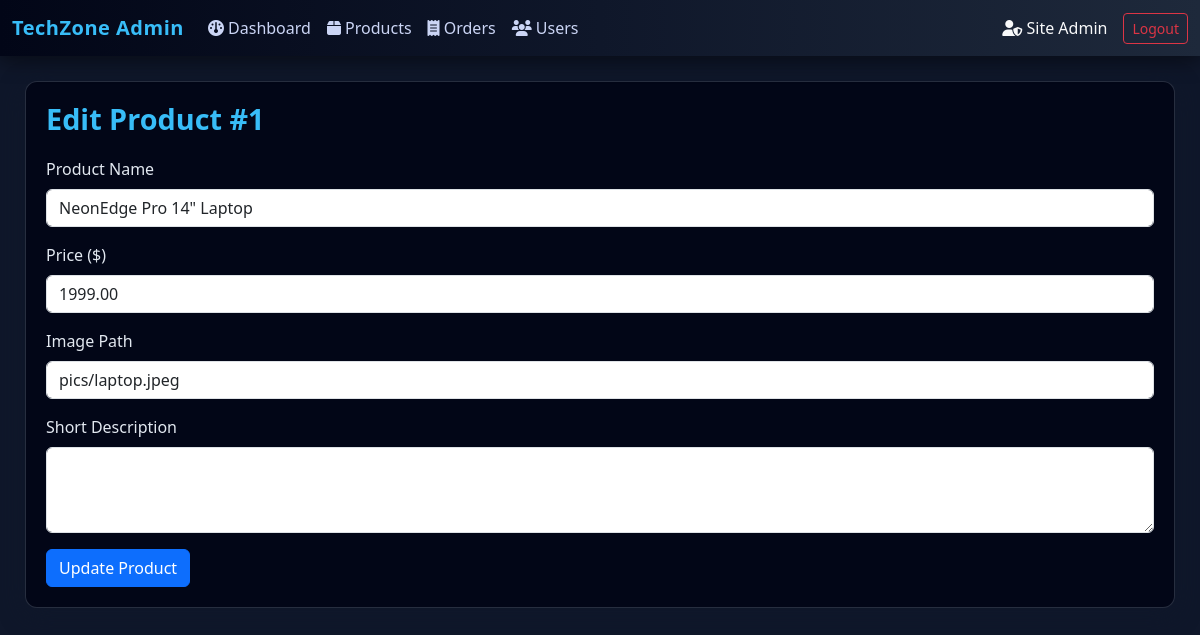
The app's page /admin/product_edit.php?id=1 (signed in) with its own data.
### tables this page shows
CREATE TABLE `products` (
  `id` int(11) NOT NULL,
  `name` varchar(255) NOT NULL,
  `price` decimal(10,2) NOT NULL,
  `short_description` text DEFAULT NULL,
  `image` varchar(255) NOT NULL,
  `description` text NOT NULL,
  `features` text DEFAULT NULL,
  `specs` text DEFAULT NULL,
  `category` varchar(100) NOT NULL,
  `created_at` timestamp NOT NULL DEFAULT current_timestamp()
);

### admin/product_edit.php (the view, shortened to what this page needs)
<?php include "admin_header.php"; ?>
<?php require_once "../db/conn.php"; ?>
<?php
$id = isset($_GET['id']) ? (int)$_GET['id'] : 0;
$stmt = $pdo->prepare("SELECT * FROM products WHERE id = :id");
$stmt->execute([':id' => $id]);
$product = $stmt->fetch();
?>
<div class="admin-card">
    <h1 class="admin-page-title">Edit Product #<?= $product['id']; ?></h1>
    <form method="POST">
        <div class="mb-3">
            <label class="form-label">Product Name</label>
            <input type="text" name="name" class="form-control"
                   value="<?= htmlspecialchars($product['name']); ?>" required>
        </div>
        <div class="mb-3">
            <label class="form-label">Price ($)</label>
            <input type="number" name="price" step="0.01" class="form-control"
                   value="<?= htmlspecialchars($product['price']); ?>" required>
        </div>
        <div class="mb-3">
            <label class="form-label">Image Path</label>
            <input type="text" name="image" class="form-control"
                   value="<?= htmlspecialchars($product['image']); ?>" required>
        </div>
        <div class="mb-3">
            <label class="form-label">Short Description</label>
            <textarea name="description" class="form-control" rows="3"><?= htmlspecialchars($product['description']); ?></textarea>
        </div>
        <button class="btn btn-primary">Update Product</button>
    </form>
</div>
<?php include "admin_footer.php"; ?>

### admin/admin_header.php (style rules this page uses)
body { background-color: #0f172a; color: #e2e8f0; }
.admin-card { background: #020617; border-radius: 12px; padding: 20px; box-shadow: 0 6px 25px rgba(15,23,42,0.9); border: 1px solid rgba(148,163,184,0.25); }
.admin-page-title { font-size: 1.8rem; font-weight: 700; color: #38bdf8; margin-bottom: 20px; }

### records on screen
products: id "1", name "NeonEdge Pro 14\" Laptop", price "1999.00", image "pics/laptop.jpeg"

### other values on screen
$_SESSION['admin_name'] "Site Admin"
